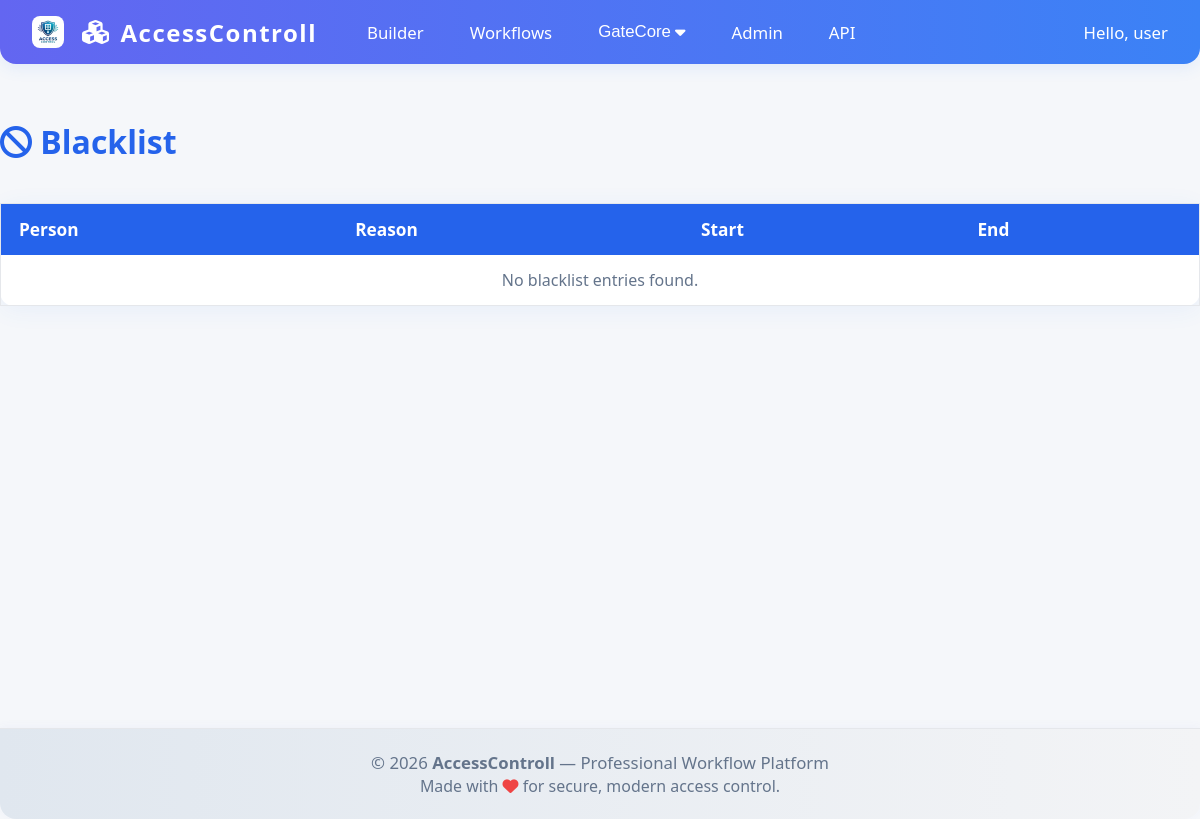
The page /builder/gatecore/blacklist/ (signed in) on the database as committed earlier.
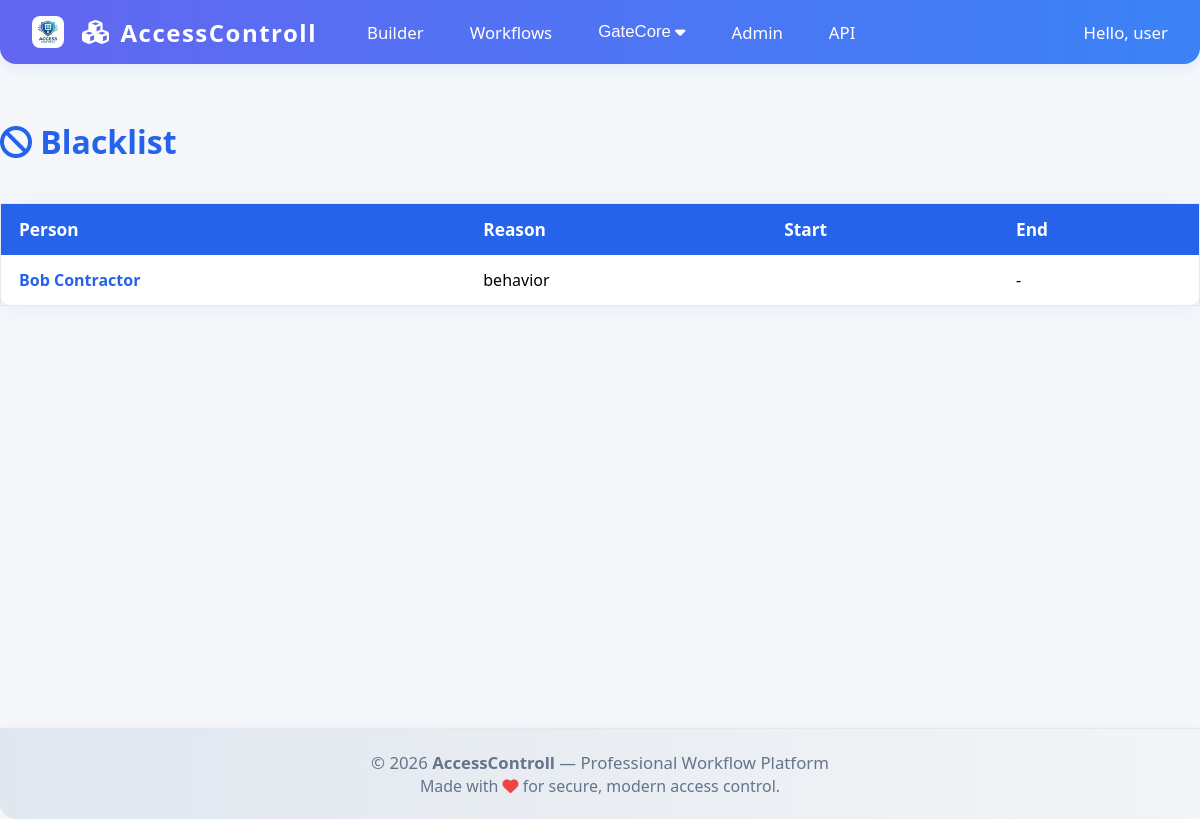
The same page on the database as committed later.
### GateCore/models/access.py (models this page shows, shortened)
class Blacklist(BaseModel):
    TARGET_TYPES = [
        ("person", "Person"),
        ("vehicle", "Vehicle"),
        ("credential", "Credential"),
        ("ip_address", "IP Address"),
    ]
    REASON_CHOICES = [
        ("security", "Security Concern"),
        ("payment", "Payment Issues"),
        ("behavior", "Inappropriate Behavior"),
        ("lost", "Lost Card/Credential"),
        ("expired", "Contract Expired"),
        ("other", "Other"),
    ]
    target_type = models.CharField(max_length=20, choices=TARGET_TYPES)
    person = models.ForeignKey(
        "Person",
        on_delete=models.CASCADE,
        null=True,
        blank=True,
        related_name="blacklist_entries"
    )
    vehicle = models.ForeignKey(
        "Vehicle",
        on_delete=models.CASCADE,
        null=True,
        blank=True
    )
    credential = models.ForeignKey(
        AccessCredential,
        on_delete=models.CASCADE,
        null=True,
        blank=True
    )
    ip_address = models.GenericIPAddressField(null=True, blank=True)
    reason = models.CharField(max_length=20, choices=REASON_CHOICES)
    details = models.TextField(blank=True)
    reported_by = models.ForeignKey(
        'auth.User',
        on_delete=models.SET_NULL,
        null=True,
        blank=True
    )
    blacklisted_from = models.DateTimeField(default=timezone.now)
    blacklisted_until = models.DateTimeField(null=True, blank=True)
    class Meta:
        ordering = ['-blacklisted_from']
        indexes = [
            models.Index(fields=['target_type']),
            models.Index(fields=['blacklisted_until']),
        ]

### GateCore/models/people.py (models this page shows, shortened)
class Person(BaseModel):
    PHONE_DEVICE_CHOICES = [
        ("android", "Android"),
        ("ios", "iOS"),
        ("feature", "Feature Phone"),
        ("other", "Other"),
    ]
    GENDER_CHOICES = [
        ("M", "Male"),
        ("F", "Female"),
        ("O", "Other"),
        ("U", "Prefer not to say"),
    ]
    first_name = models.CharField(max_length=100)
    last_name = models.CharField(max_length=100)
    middle_name = models.CharField(max_length=100, blank=True)
    id_number = models.CharField(max_length=50, blank=True, null=True, unique=True)
    phone = models.CharField(max_length=30, validators=[validate_phone_number])
    phone_device_type = models.CharField(max_length=20, choices=PHONE_DEVICE_CHOICES, blank=True)
    phone_otp = models.CharField(max_length=8, blank=True)
    phone_otp_created = models.DateTimeField(null=True, blank=True)
    facial_recognition_enabled = models.BooleanField(default=False)
    email = models.EmailField(blank=True, null=True, validators=[validate_email])
    gender = models.CharField(max_length=1, choices=GENDER_CHOICES, blank=True)
    date_of_birth = models.DateField(null=True, blank=True)
    emergency_contact_name = models.CharField(max_length=200, blank=True)
    emergency_contact_phone = models.CharField(max_length=30, blank=True)
    photo = models.ImageField(upload_to="people/", blank=True, null=True)
    notes = models.TextField(blank=True)
    tags = models.JSONField(default=list, blank=True)
    last_seen = models.DateTimeField(null=True, blank=True)
    class Meta:
        ordering = ['last_name', 'first_name']
        indexes = [
            models.Index(fields=['last_name', 'first_name']),
            models.Index(fields=['id_number']),
            models.Index(fields=['is_active', 'is_deleted']),
        ]
        verbose_name_plural = "People"
    @property
    def full_name(self):
        return f"{self.first_name} {self.last_name}"

### frontend/views.py (the view)
# urls.py: path('gatecore/blacklist/', views.gatecore_blacklist, name='gatecore_blacklist'),
@login_required
def gatecore_blacklist(request):
    blacklist = Blacklist.objects.select_related('person').all()
    return render(request, "frontend/gatecore_blacklist.html", {"blacklist": blacklist})

### frontend/templates/frontend/gatecore_blacklist.html (shortened to what this page needs)
{% extends "frontend/base.html" %}
{% block content %}
<h2 style="margin-top:32px;margin-bottom:18px;font-size:2rem;font-weight:800;color:#2563eb;"><i class="fa-solid fa-ban"></i> Blacklist</h2>
<table class="gatecore-table">
    <thead>
        <tr>
            <th>Person</th>
            <th>Reason</th>
            <th>Start</th>
            <th>End</th>
        </tr>
    </thead>
    <tbody>
    {% for entry in blacklist %}
        <tr>
            <td>{% if entry.person %}<a href="/frontend/gatecore/people/{{ entry.person.id }}/">{{ entry.person.full_name }}</a>{% else %}-{% endif %}</td>
            <td>{{ entry.reason|default:"-" }}</td>
            <td>{{ entry.start_date|date:"Y-m-d" }}</td>
            <td>{{ entry.end_date|date:"Y-m-d"|default:"-" }}</td>
        </tr>
    {% empty %}
        <tr><td colspan="4" style="text-align:center;color:#64748b;">No blacklist entries found.</td></tr>
    {% endfor %}
    </tbody>
</table>
{% endblock %}

Rows that differ between the two databases and show on the page:
added Blacklist: person.full_name "Bob Contractor", reason "behavior", end_date "-"
Other text that changed with them:
text no longer shown: "No blacklist entries found."
